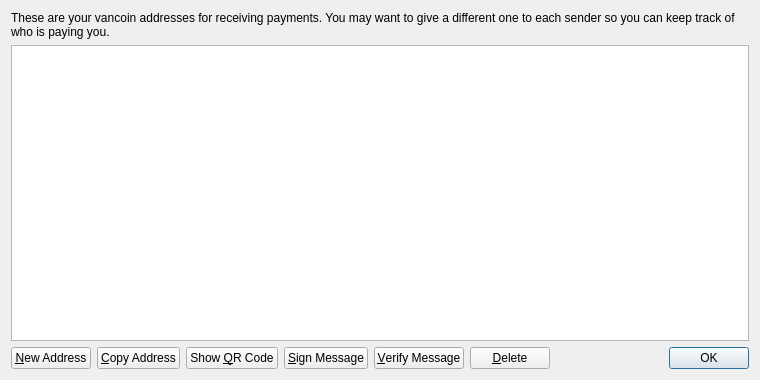
<?xml version="1.0" encoding="UTF-8"?>
<ui version="4.0">
 <class>AddressBookPage</class>
 <widget class="QWidget" name="AddressBookPage">
  <property name="geometry">
   <rect>
    <x>0</x>
    <y>0</y>
    <width>760</width>
    <height>380</height>
   </rect>
  </property>
  <property name="windowTitle">
   <string>Address Book</string>
  </property>
  <layout class="QVBoxLayout" name="verticalLayout">
   <item>
    <widget class="QLabel" name="labelExplanation">
     <property name="text">
      <string>These are your vancoin addresses for receiving payments. You may want to give a different one to each sender so you can keep track of who is paying you.</string>
     </property>
     <property name="textFormat">
      <enum>Qt::PlainText</enum>
     </property>
     <property name="wordWrap">
      <bool>true</bool>
     </property>
    </widget>
   </item>
   <item>
    <widget class="QTableView" name="tableView">
     <property name="contextMenuPolicy">
      <enum>Qt::CustomContextMenu</enum>
     </property>
     <property name="toolTip">
      <string>Double-click to edit address or label</string>
     </property>
     <property name="tabKeyNavigation">
      <bool>false</bool>
     </property>
     <property name="alternatingRowColors">
      <bool>true</bool>
     </property>
     <property name="selectionMode">
      <enum>QAbstractItemView::SingleSelection</enum>
     </property>
     <property name="selectionBehavior">
      <enum>QAbstractItemView::SelectRows</enum>
     </property>
     <property name="sortingEnabled">
      <bool>true</bool>
     </property>
     <attribute name="verticalHeaderVisible">
      <bool>false</bool>
     </attribute>
    </widget>
   </item>
   <item>
    <layout class="QHBoxLayout" name="horizontalLayout">
     <item>
      <widget class="QPushButton" name="newAddressButton">
       <property name="toolTip">
        <string>Create a new address</string>
       </property>
       <property name="text">
        <string>&amp;New Address</string>
       </property>
       <property name="icon">
        <iconset resource="../bitcoin.qrc">
         <normaloff>:/icons/add</normaloff>:/icons/add</iconset>
       </property>
      </widget>
     </item>
     <item>
      <widget class="QPushButton" name="copyToClipboard">
       <property name="toolTip">
        <string>Copy the currently selected address to the system clipboard</string>
       </property>
       <property name="text">
        <string>&amp;Copy Address</string>
       </property>
       <property name="icon">
        <iconset resource="../bitcoin.qrc">
         <normaloff>:/icons/editcopy</normaloff>:/icons/editcopy</iconset>
       </property>
      </widget>
     </item>
     <item>
      <widget class="QPushButton" name="showQRCode">
       <property name="text">
        <string>Show &amp;QR Code</string>
       </property>
       <property name="icon">
        <iconset resource="../bitcoin.qrc">
         <normaloff>:/icons/qrcode</normaloff>:/icons/qrcode</iconset>
       </property>
      </widget>
     </item>
     <item>
      <widget class="QPushButton" name="signMessage">
       <property name="toolTip">
        <string>Sign a message to prove you own a Bitcoin address</string>
       </property>
       <property name="text">
        <string>&amp;Sign Message</string>
       </property>
       <property name="icon">
        <iconset resource="../bitcoin.qrc">
         <normaloff>:/icons/edit</normaloff>:/icons/edit</iconset>
       </property>
      </widget>
     </item>
     <item>
      <widget class="QPushButton" name="verifyMessage">
       <property name="toolTip">
        <string>Verify a message to ensure it was signed with a specified Bitcoin address</string>
       </property>
       <property name="text">
        <string>&amp;Verify Message</string>
       </property>
       <property name="icon">
        <iconset resource="../bitcoin.qrc">
         <normaloff>:/icons/transaction_0</normaloff>:/icons/transaction_0</iconset>
       </property>
      </widget>
     </item>
     <item>
      <widget class="QPushButton" name="deleteButton">
       <property name="toolTip">
        <string>Delete the currently selected address from the list. Only sending addresses can be deleted.</string>
       </property>
       <property name="text">
        <string>&amp;Delete</string>
       </property>
       <property name="icon">
        <iconset resource="../bitcoin.qrc">
         <normaloff>:/icons/remove</normaloff>:/icons/remove</iconset>
       </property>
      </widget>
     </item>
     <item>
      <spacer name="horizontalSpacer">
       <property name="orientation">
        <enum>Qt::Horizontal</enum>
       </property>
       <property name="sizeHint" stdset="0">
        <size>
         <width>40</width>
         <height>20</height>
        </size>
       </property>
      </spacer>
     </item>
     <item>
      <widget class="QDialogButtonBox" name="buttonBox">
       <property name="sizePolicy">
        <sizepolicy hsizetype="Maximum" vsizetype="Fixed">
         <horstretch>0</horstretch>
         <verstretch>0</verstretch>
        </sizepolicy>
       </property>
       <property name="standardButtons">
        <set>QDialogButtonBox::Ok</set>
       </property>
      </widget>
     </item>
    </layout>
   </item>
  </layout>
 </widget>
 <resources>
  <include location="../bitcoin.qrc"/>
 </resources>
 <connections/>
</ui>
